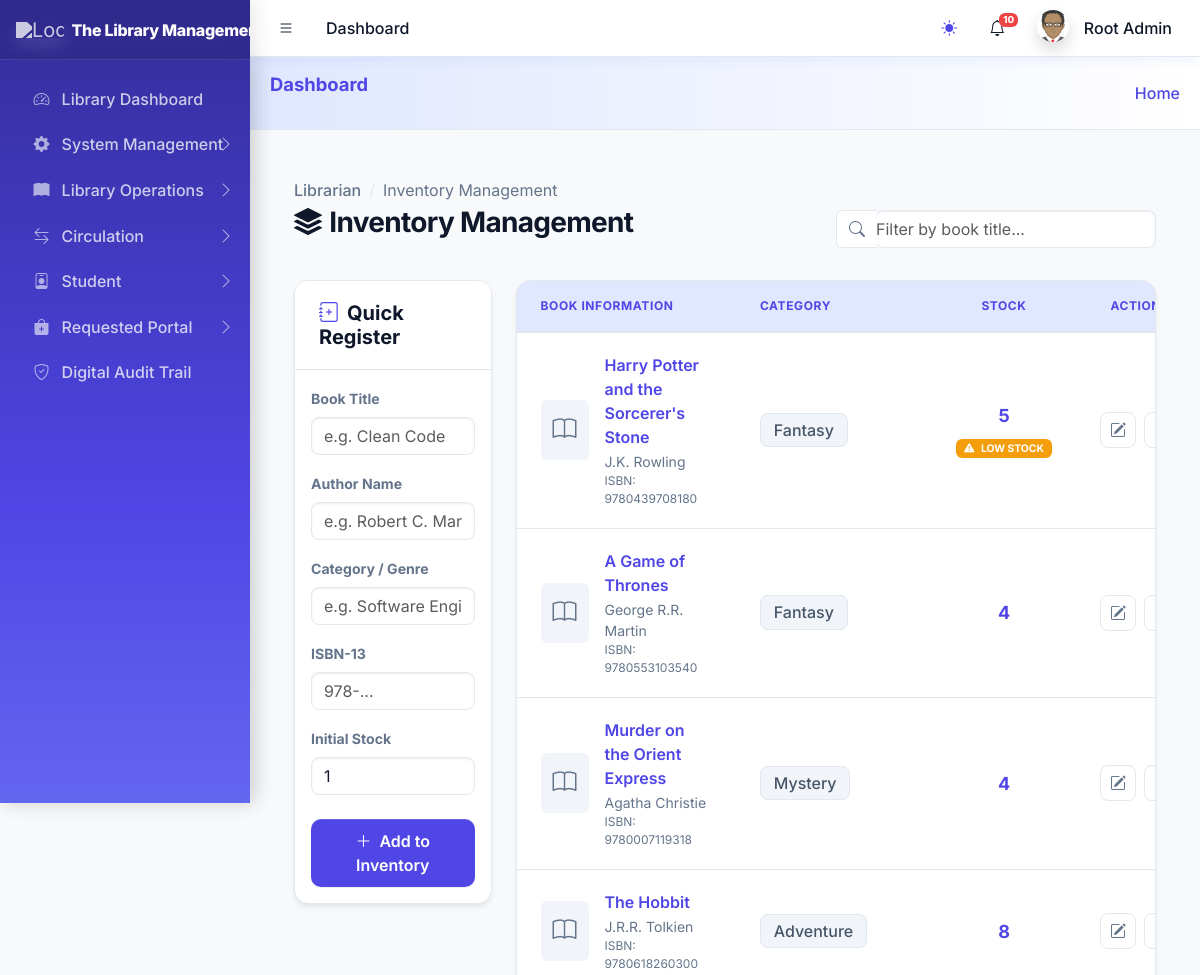
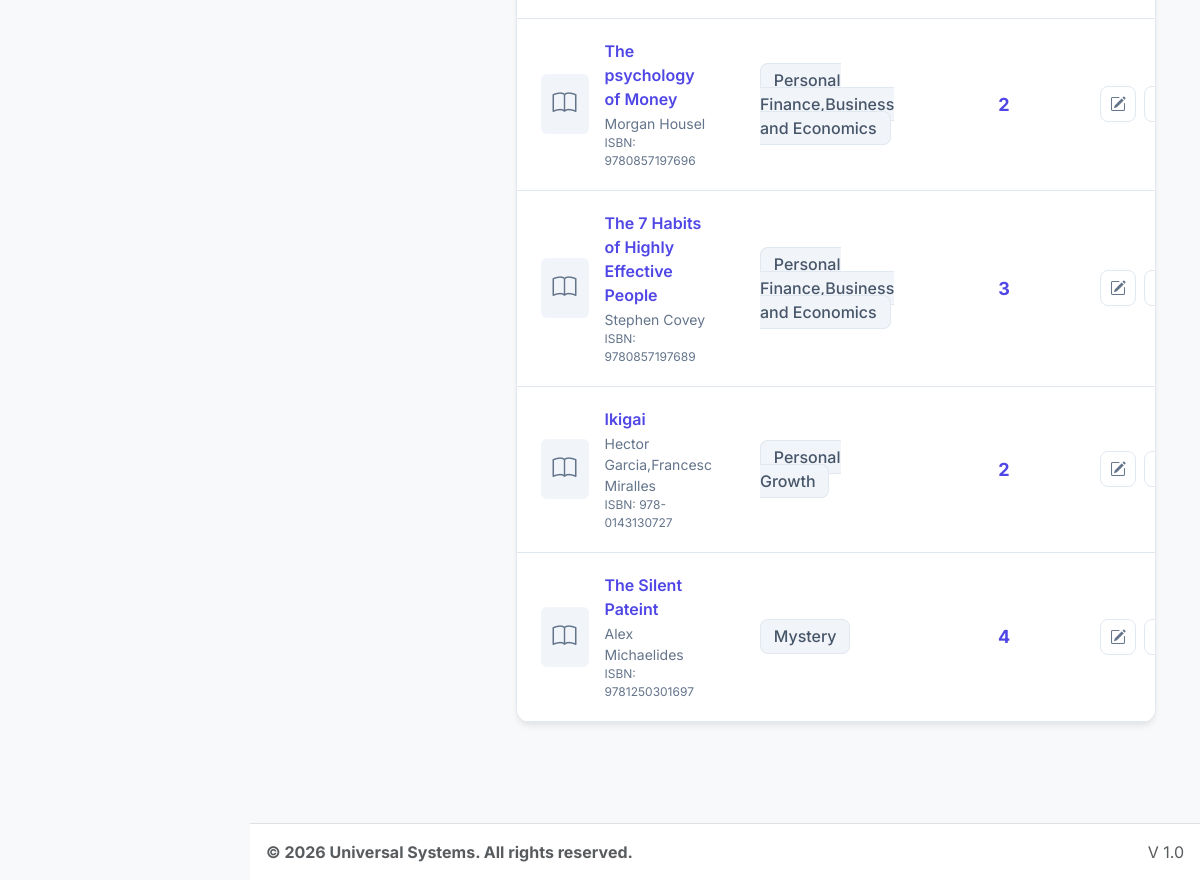
/dashboards/librarian/manage_inventory.php (signed in), run on the app's committed database (2 pictures, top to bottom).
### tables this page shows
CREATE TABLE `sys_pages` (
  `id` int(11) NOT NULL,
  `parent_id` int(11) DEFAULT 0,
  `page_name` varchar(100) NOT NULL,
  `page_url` varchar(255) DEFAULT '#',
  `icon_class` varchar(50) DEFAULT 'bi bi-circle',
  `sort_order` int(11) DEFAULT 0
);

CREATE TABLE `lib_books` (
  `id` int(11) NOT NULL,
  `title` varchar(255) NOT NULL,
  `author_id` int(11) DEFAULT NULL,
  `category_id` int(11) DEFAULT NULL,
  `isbn` varchar(20) DEFAULT NULL,
  `total_copies` int(11) DEFAULT 1,
  `available_copies` int(11) DEFAULT 1,
  `cover_image` varchar(255) DEFAULT NULL,
  `status` enum('available','low_stock','out_of_stock') DEFAULT 'available',
  `is_issueable` tinyint(1) DEFAULT 1,
  `fine_per_day` decimal(10,2) NOT NULL DEFAULT 10.00,
  `book_type` varchar(50) DEFAULT 'Textbook',
  `created_at` timestamp NOT NULL DEFAULT current_timestamp()
);

CREATE TABLE `lib_authors` (
  `id` int(11) NOT NULL,
  `author_name` varchar(100) NOT NULL,
  `biography` text DEFAULT NULL,
  `created_at` timestamp NOT NULL DEFAULT current_timestamp()
);

CREATE TABLE `lib_categories` (
  `id` int(11) NOT NULL,
  `category_name` varchar(50) NOT NULL,
  `description` text DEFAULT NULL,
  `created_at` timestamp NOT NULL DEFAULT current_timestamp()
);

### core/library_functions.php (called while the page is built, shortened)
<?php
class Library {
    private $pdo;
    public function __construct($pdo) {
        $this->pdo = $pdo;
    }
    public function getBooks($search = '') {
        $sql = "SELECT b.*, a.author_name, c.category_name
                FROM lib_books b
                LEFT JOIN lib_authors a ON b.author_id = a.id
                LEFT JOIN lib_categories c ON b.category_id = c.id";
        if (!empty($search)) {
            $sql .= " WHERE b.title LIKE :s OR a.author_name LIKE :s OR c.category_name LIKE :s";
            $stmt = $this->pdo->prepare($sql);
            $stmt->execute([':s' => "%$search%"]);
        } else {
            $stmt = $this->pdo->query($sql);
        }
        return $stmt->fetchAll();
    }
}
?>

### dashboards/librarian/manage_inventory.php (the view, shortened to what this page needs)
<?php
require_once '../../core/audit_helper.php';
require_once '../../includes/header.php';
require_once '../../core/library_functions.php';
$lib = new Library($pdo);
$search = $_GET['search'] ?? '';
$books = $lib->getBooks($search);
?>
<div class="inventory-wrapper">
    <div class="page-header d-flex justify-content-between align-items-end">
        <div>
            <nav aria-label="breadcrumb">
                <ol class="breadcrumb mb-1">
                    <li class="breadcrumb-item"><a href="#" class="text-decoration-none text-muted">Librarian</a></li>
                    <li class="breadcrumb-item active" aria-current="page">Inventory Management</li>
                </ol>
            </nav>
            <h1 class="page-title"><i class="bi bi-stack me-2"></i>Inventory Management</h1>
        </div>
        <div class="search-container">
            <div class="input-group" style="min-width: 320px;">
                <span class="input-group-text bg-white border-end-0 text-muted"><i class="bi bi-search"></i></span>
                <input type="text" id="searchInput" class="form-control border-start-0 ps-0" placeholder="Filter by book title..." value="<?= htmlspecialchars($search) ?>">
            </div>
        </div>
    </div>
    <div class="row g-4">
        <div class="col-xl-3">
            <div class="card glass-card">
                <div class="card-header-custom bg-white">
                    <h5 class="m-0 fw-bold"><i class="bi bi-journal-plus me-2 text-primary"></i>Quick Register</h5>
                </div>
                <div class="card-body">
                    <form action="manage_inventory.php" method="POST">
                        <div class="mb-3">
                            <label class="form-label small fw-bold text-muted">Book Title</label>
                            <input type="text" name="title" class="form-control" placeholder="e.g. Clean Code" required>
                        </div>
                        <div class="mb-3">
                            <label class="form-label small fw-bold text-muted">Author Name</label>
                            <input type="text" name="author_name" class="form-control" placeholder="e.g. Robert C. Martin" required>
                        </div>
                        <div class="mb-3">
                            <label class="form-label small fw-bold text-muted">Category / Genre</label>
                            <input type="text" name="category_name" class="form-control" placeholder="e.g. Software Engineering">
                        </div>
                        <div class="mb-3">
                            <label class="form-label small fw-bold text-muted">ISBN-13</label>
                            <input type="text" name="isbn" class="form-control" placeholder="978-...">
                        </div>
                        <div class="mb-4">
                            <label class="form-label small fw-bold text-muted">Initial Stock</label>
                            <input type="number" name="total_copies" class="form-control" value="1" min="1" required>
                        </div>
                        <button type="submit" name="add_book" class="btn btn-inv btn-inv-primary w-100">
                            <i class="bi bi-plus-lg me-2"></i>Add to Inventory
                        </button>
                    </form>
                </div>
            </div>
        </div>
        <div class="col-xl-9">
            <div class="card glass-card">
                <div class="table-responsive">
                    <table class="table table-custom align-middle" id="inventoryTable">
                        <thead>
                            <tr>
                                <th>Book Information</th>
                                <th>Category</th>
                                <th class="text-center">Stock</th>
                                <th class="text-center">Actions</th>
                            </tr>
                        </thead>
                        <tbody>
                            <?php if (empty($books)): ?>
                                <tr><td colspan="4" class="text-center py-5 text-muted">No records found in inventory.</td></tr>
                            <?php else: foreach ($books as $book): ?>
                                <tr id="row-<?= $book['id'] ?>" data-title="<?= strtolower(htmlspecialchars($book['title'])) ?>">
                                    <td>
                                        <div class="d-flex align-items-center">
                                            <div class="flex-shrink-0 me-3">
                                                <div class="bg-light rounded d-flex align-items-center justify-content-center" style="width: 48px; height: 60px;">
                                                    <i class="bi bi-book text-muted fs-4"></i>
                                                </div>
                                            </div>
                                            <div>
                                                <a href="book_details.php?id=<?= $book['id'] ?>" class="text-decoration-none">
                                                    <div class="book-title text-primary"><?= htmlspecialchars($book['title']) ?></div>
                                                </a>
                                                <div class="book-author"><?= htmlspecialchars($book['author_name']) ?></div>
                                                <div class="text-muted" style="font-size: 0.75rem;">ISBN: <?= htmlspecialchars($book['isbn'] ?: 'N/A') ?></div>
                                            </div>
                                        </div>
                                    </td>
                                    <td class="editable-field" data-field="category">
                                        <span class="display-text badge-category"><?= htmlspecialchars($book['category_name'] ?: 'General') ?></span>
                                    </td>
                                    <td class="text-center editable-field" data-field="copies">
                                        <?php
                                            $stockLevel = ($book['total_copies'] > 0) ? ($book['available_copies'] / $book['total_copies']) : 0;
                                            $isLowStock = ($stockLevel <= 0.2 && $book['total_copies'] > 0);
                                        ?>
                                        <div class="display-text">
                                            <span class="copies-count"><?= $book['total_copies'] ?></span>
                                            <?php if ($isLowStock): ?>
                                                <div class="mt-1">
                                                    <span class="badge text-bg-warning text-dark px-2 py-1" style="font-size: 0.65rem;">
                                                        <i class="bi bi-exclamation-triangle-fill me-1"></i> LOW STOCK
                                                    </span>
                                                </div>
                                            <?php endif; ?>
                                        </div>
                                    </td>
                                    <td class="text-center">
                                        <div class="d-flex justify-content-center gap-2">
                                            <button class="action-btn btn-edit" title="Edit Row" onclick="toggleEdit(<?= $book['id'] ?>)">
                                                <i class="bi bi-pencil-square"></i>
                                            </button>
                                            <button class="action-btn delete" title="Remove Book" onclick="deleteBook(<?= $book['id'] ?>)">
                                            </button>
                                        </div>
                                    </td>
                                </tr>
                            <?php endforeach; endif; ?>
                        </tbody>
                    </table>
                </div>
            </div>
        </div>
    </div>
</div>
<?php require_once '../../includes/footer.php'; ?>

### includes/sidebar.php (shortened to what this page needs)
<aside class="app-sidebar bg-body-secondary shadow">
    <div class="sidebar-brand d-flex align-items-center justify-content-between px-3">
        <a href="<?= BASE_URL ?>index.php" class="brand-link flex-grow-1">
            <img src="<?= $settings['system_logo'] ?>" alt="Logo" class="brand-image opacity-75 shadow">
            <span class="brand-text fw-light"><?= $settings['system_name'] ?></span>
        </a>
    </div>
    <div class="sidebar-wrapper">
        <nav class="mt-2">
            <ul class="nav sidebar-menu flex-column" data-lte-toggle="treeview" role="menu" data-accordion="false">
                <?php
                function isMenuPageActive($pdo, $pageId, $currentBasename, $userRole)
                {
                    $stmt = $pdo->prepare("SELECT page_url FROM sys_pages WHERE id = ?");
                    $stmt->execute([$pageId]);
                    $page = $stmt->fetch();
                    $sql = "
                        SELECT p.id FROM sys_pages p
                        JOIN role_access ra ON p.id = ra.page_id
                        WHERE p.parent_id = ? AND ra.role_key = ?
                    ";
                    $stmt = $pdo->prepare($sql);
                    $stmt->execute([$pageId, $userRole]);
                    $children = $stmt->fetchAll();
                    foreach ($children as $child) {
                        if (isMenuPageActive($pdo, $child['id'], $currentBasename, $userRole)) {
                            return true;
                        }
                    }
                    return false;
                }
                function buildMenu($pdo, $parentId = 0, $userRole, $currentBasename, $skipIds = [])
                {
                    $sql = "
                        SELECT p.* FROM sys_pages p
                        JOIN role_access ra ON p.id = ra.page_id
                        WHERE p.parent_id = ? AND ra.role_key = ?
                        ORDER BY p.sort_order ASC
                    ";
                    $stmt = $pdo->prepare($sql);
                    $stmt->execute([$parentId, $userRole]);
                    $items = $stmt->fetchAll();
                    foreach ($items as $item) {
                        $childStmt = $pdo->prepare("SELECT COUNT(*) FROM sys_pages WHERE parent_id = ?");
                        $childStmt->execute([$item['id']]);
                        $hasChildren = $childStmt->fetchColumn() > 0;
                        $isActive = isMenuPageActive($pdo, $item['id'], $currentBasename, $userRole);
                        $menuOpen = ($hasChildren && $isActive) ? 'menu-open' : '';
                        $activeClass = $isActive ? 'active' : '';
                        echo '<li class="nav-item ' . $menuOpen . '">';
                        echo '<a href="' . ($hasChildren ? '#' : BASE_URL . $item['page_url']) . '" class="nav-link ' . $activeClass . '">';
                        echo '<i class="nav-icon ' . $item['icon_class'] . '"></i>';
                        echo '<p>' . htmlspecialchars($item['page_name']);
                        if ($hasChildren) {
                            echo '<i class="nav-arrow bi bi-chevron-right"></i>';
                        }
                        echo '</p></a>';
                        if ($hasChildren) {
                            buildMenu($pdo, $item['id'], $userRole, $currentBasename, $skipIds);
                        }
                        echo '</li>';
                    }
                }
                $currentBasename = basename($_SERVER['PHP_SELF']);
                $userRole = $_SESSION['role'] ?? '';
                buildMenu($pdo, 0, $userRole, $currentBasename);
                ?>
            </ul>
        </nav>
    </div>
</aside>

### data on the page
sys_pages: page_name "Library Dashboard"
sys_pages: page_name "System Management"
sys_pages: page_name "Library Operations"
sys_pages: page_name "Circulation"
sys_pages: page_name "Student"
sys_pages: page_name "Requested Portal"
sys_pages: page_name "Digital Audit Trail"
lib_books: title "Harry Potter and the Sorcerer's Stone", author.author_name "J.K. Rowling", isbn "9780439708180", category.category_name "Fantasy", total_copies "5", available_copies "LOW STOCK"
lib_books: title "A Game of Thrones", author.author_name "George R.R. Martin", isbn "9780553103540", category.category_name "Fantasy", total_copies "4"
lib_books: title "Murder on the Orient Express", author.author_name "Agatha Christie", isbn "9780007119318", category.category_name "Mystery", total_copies "4"
lib_books: title "The Hobbit", author.author_name "J.R.R. Tolkien", isbn "9780618260300", category.category_name "Adventure", total_copies "8"
lib_books: title "The psychology of Money", author.author_name "Morgan Housel", isbn "9780857197696", category.category_name "Personal Finance,Business and Economics", total_copies "2"
lib_books: title "The 7 Habits of Highly Effective People", author.author_name "Stephen Covey", isbn "9780857197689", category.category_name "Personal Finance,Business and Economics", total_copies "3"
lib_books: title "Ikigai", author.author_name "Hector Garcia,Francesc Miralles", isbn "978-0143130727", category.category_name "Personal Growth", total_copies "2"
lib_books: title "The Silent Pateint", author.author_name "Alex Michaelides", isbn "9781250301697", category.category_name "Mystery", total_copies "4"

### other printed values
$pageTitle "Dashboard"
$unreadCount "10"
$_SESSION['name'] "Root Admin"
$settings['system_name'] "The Library…"
$settings['footer_text'] "© 2026 Universal Systems. All rights reserved."
